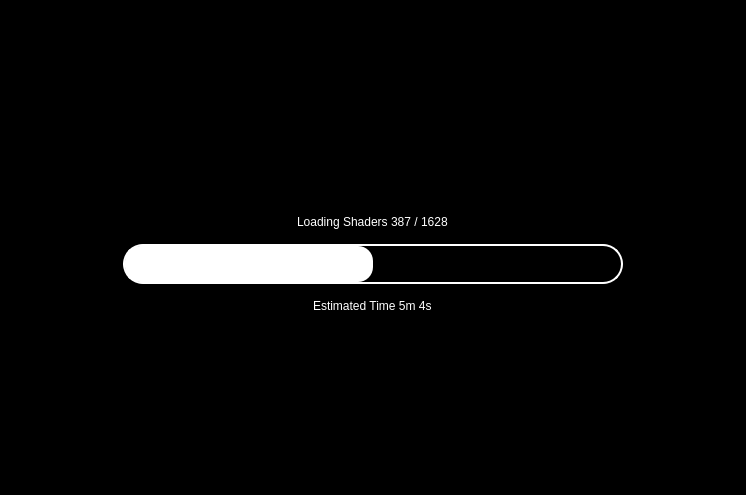
<?xml version="1.0" encoding="UTF-8"?>
<ui version="4.0">
 <class>LoadingScreen</class>
 <widget class="QWidget" name="LoadingScreen">
  <property name="geometry">
   <rect>
    <x>0</x>
    <y>0</y>
    <width>746</width>
    <height>495</height>
   </rect>
  </property>
  <property name="styleSheet">
   <string notr="true">background-color: rgb(0, 0, 0);</string>
  </property>
  <layout class="QVBoxLayout">
   <property name="spacing">
    <number>0</number>
   </property>
   <property name="leftMargin">
    <number>0</number>
   </property>
   <property name="topMargin">
    <number>0</number>
   </property>
   <property name="rightMargin">
    <number>0</number>
   </property>
   <property name="bottomMargin">
    <number>0</number>
   </property>
   <item>
    <widget class="QWidget" name="fade_parent" native="true">
     <layout class="QVBoxLayout" name="verticalLayout_2">
      <property name="spacing">
       <number>0</number>
      </property>
      <property name="leftMargin">
       <number>0</number>
      </property>
      <property name="topMargin">
       <number>0</number>
      </property>
      <property name="rightMargin">
       <number>0</number>
      </property>
      <property name="bottomMargin">
       <number>0</number>
      </property>
      <item>
       <layout class="QVBoxLayout" name="verticalLayout" stretch="1,0,0,0,0,1,0">
        <property name="spacing">
         <number>15</number>
        </property>
        <property name="sizeConstraint">
         <enum>QLayout::SetNoConstraint</enum>
        </property>
        <item>
         <spacer name="verticalSpacer_2">
          <property name="orientation">
           <enum>Qt::Vertical</enum>
          </property>
          <property name="sizeHint" stdset="0">
           <size>
            <width>20</width>
            <height>40</height>
           </size>
          </property>
         </spacer>
        </item>
        <item>
         <widget class="QLabel" name="icon">
          <property name="text">
           <string/>
          </property>
          <property name="alignment">
           <set>Qt::AlignCenter</set>
          </property>
          <property name="margin">
           <number>5</number>
          </property>
         </widget>
        </item>
        <item>
         <widget class="QLabel" name="title">
          <property name="styleSheet">
           <string notr="true">background-color: black; color: white;
font: 75 20pt &quot;Arial&quot;;</string>
          </property>
          <property name="text">
           <string/>
          </property>
          <property name="alignment">
           <set>Qt::AlignCenter</set>
          </property>
         </widget>
        </item>
        <item alignment="Qt::AlignHCenter|Qt::AlignBottom">
         <widget class="QLabel" name="stage">
          <property name="sizePolicy">
           <sizepolicy hsizetype="Minimum" vsizetype="Minimum">
            <horstretch>0</horstretch>
            <verstretch>0</verstretch>
           </sizepolicy>
          </property>
          <property name="styleSheet">
           <string notr="true">background-color: black; color: white;
font: 75 20pt &quot;Arial&quot;;</string>
          </property>
          <property name="text">
           <string>Loading Shaders 387 / 1628</string>
          </property>
         </widget>
        </item>
        <item alignment="Qt::AlignHCenter|Qt::AlignTop">
         <widget class="QProgressBar" name="progress_bar">
          <property name="sizePolicy">
           <sizepolicy hsizetype="Expanding" vsizetype="Preferred">
            <horstretch>0</horstretch>
            <verstretch>0</verstretch>
           </sizepolicy>
          </property>
          <property name="minimumSize">
           <size>
            <width>500</width>
            <height>40</height>
           </size>
          </property>
          <property name="styleSheet">
           <string notr="true">QProgressBar {
color: white;
border: 2px solid white;
outline-color: black;
border-radius: 20px;
}
QProgressBar::chunk {
background-color: white;
border-radius: 15px;
}</string>
          </property>
          <property name="value">
           <number>50</number>
          </property>
          <property name="textVisible">
           <bool>false</bool>
          </property>
          <property name="format">
           <string>Loading Shaders %v out of %m</string>
          </property>
         </widget>
        </item>
        <item alignment="Qt::AlignHCenter|Qt::AlignTop">
         <widget class="QLabel" name="value">
          <property name="toolTip">
           <string notr="true"/>
          </property>
          <property name="styleSheet">
           <string notr="true">background-color: black; color: white;
font: 75 15pt &quot;Arial&quot;;</string>
          </property>
          <property name="text">
           <string>Estimated Time 5m 4s</string>
          </property>
         </widget>
        </item>
        <item>
         <spacer name="verticalSpacer">
          <property name="orientation">
           <enum>Qt::Vertical</enum>
          </property>
          <property name="sizeHint" stdset="0">
           <size>
            <width>20</width>
            <height>40</height>
           </size>
          </property>
         </spacer>
        </item>
       </layout>
      </item>
     </layout>
    </widget>
   </item>
  </layout>
 </widget>
 <resources/>
 <connections/>
</ui>
